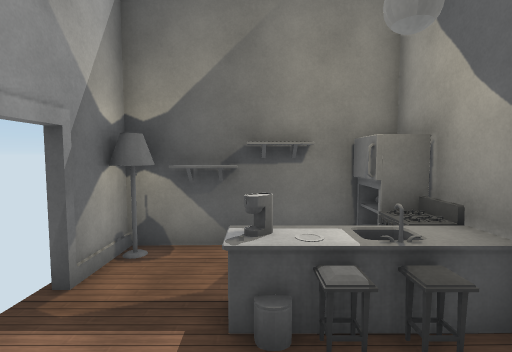
view 1 (above)

16 first-person views from a walk through a scene from a Unity 3-D project. The camera is 1.5 m above the floor, tilts 4° down and sees 85° across. The floor is counted in squares, 1 m on a side. Each view is taken from the middle of a square. On the plan, view 1 faces up. The plan holds only what a view shows up to about 14 squares ahead; the rest is blank. The place goes on beyond the plan. The player is left out. Door leaves are left out, so doorways stand open. Surface patterns are stand-ins for the level's own textures.

view 2
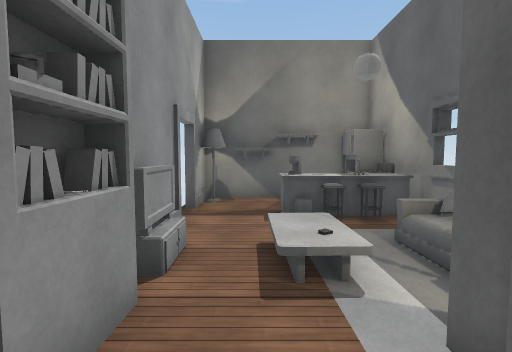

view 3
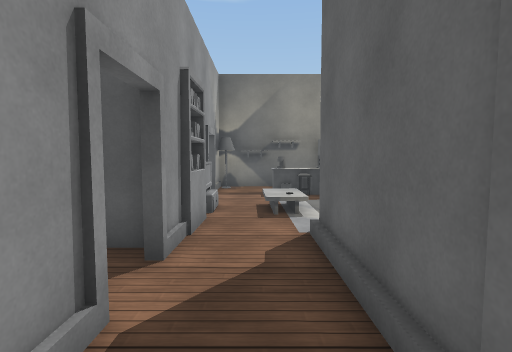

view 4
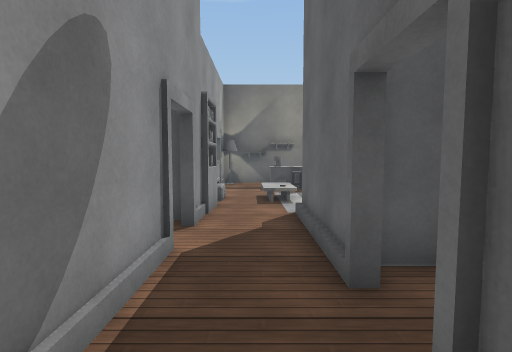

view 5
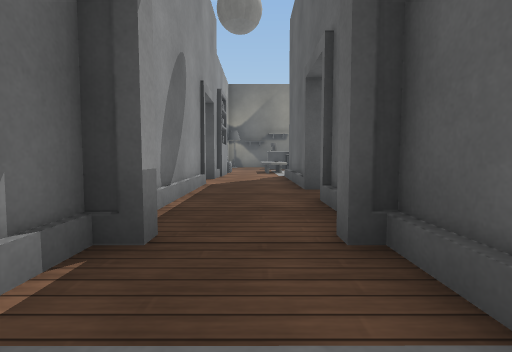

view 6
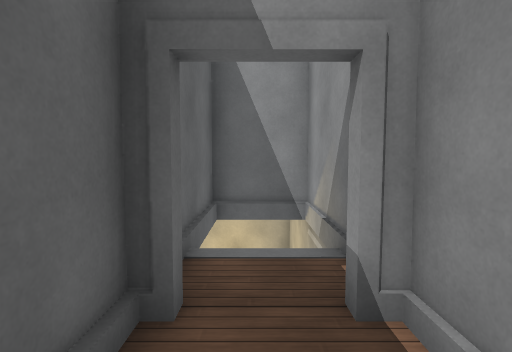

view 7
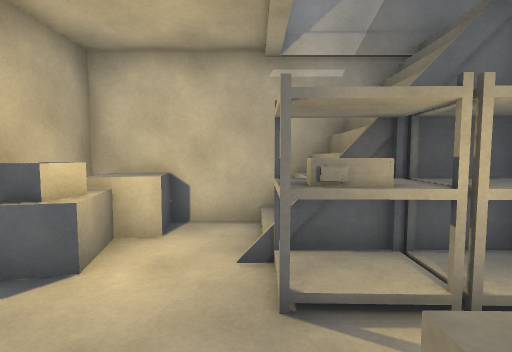

view 8
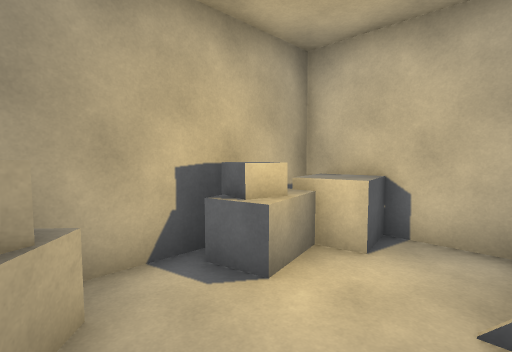

view 9
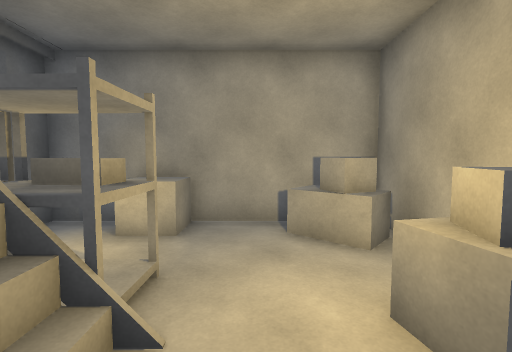

view 10
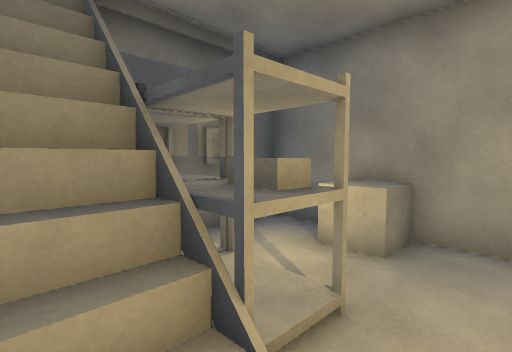

view 11
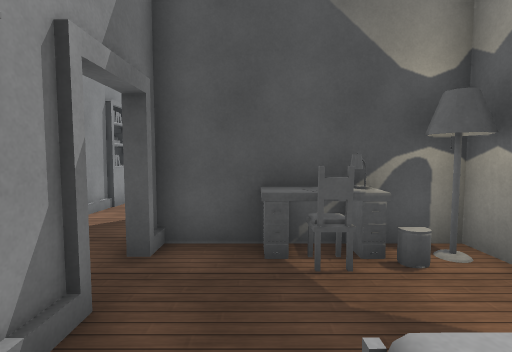

view 12
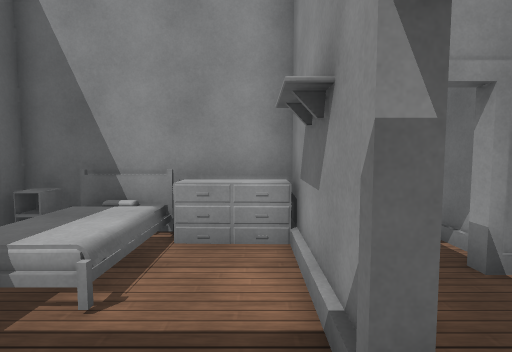

view 13
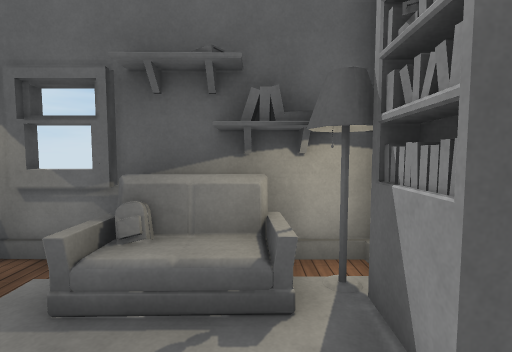

view 14
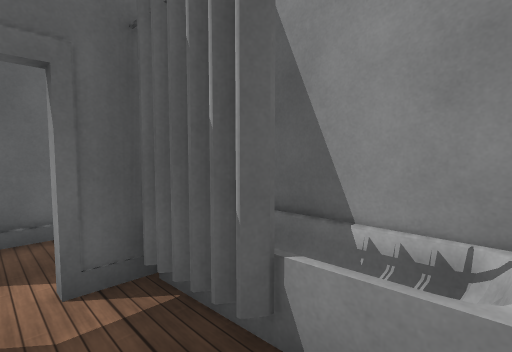

view 15
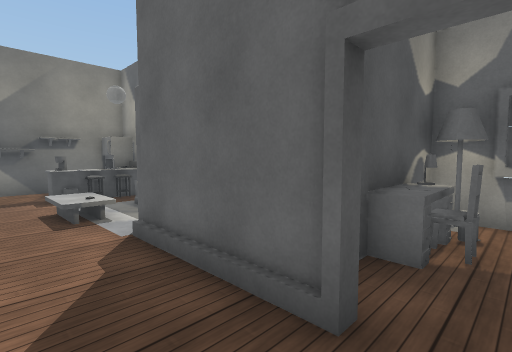

view 16
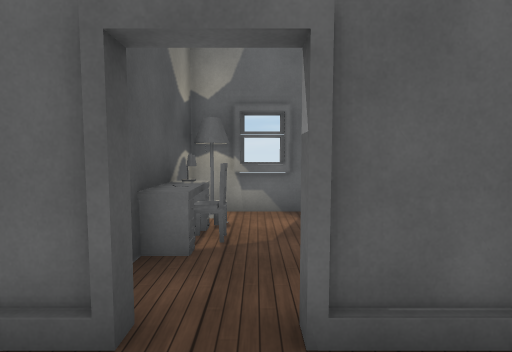

### Floor plan
Key: @ floor where view 1 was taken; # wall or solid block; . main floor; - floor 4 m lower than the main floor; / step, stairs or slope; D open door; = window, fence, low wall or low ledge; ^ raised ledge; v drop or lower ground; O other object.
Columns run from 6 left of view 1 to 5 right of it. Each row starts with its distance up from view 1.
  6    #OO#ODO
  5    #....OO
  4    D..OOO#
  3    D..OOO#
  2    #.....=
  1    #.//.=#
  0    #=/@.=O
 -1    #../.=O
 -2    #O..OOO
 -3    #..## v
 -4    DD.#
 -5 . .DD.#
 -6  .###.#####v
 -7 ^^^#..D.OOOO
 -8 ####..D....#
 -9    #..#....#
-10    #..#..OO
-11     DD#..OO
-12    =..######
-13     #/###--#
-14    #//##--O
-15    #//OO-OO
-16    #///O---#
-17    #-------#
-18     OOO--OO
-19     OOOO=OO
-20     #######

Where each view was taken, in squares from view 1:
view 1: 0 up, 0 right, facing up
view 2: 4 down, 1 left, facing up
view 3: 8 down, 1 left, facing up
view 4: 10 down, 1 left, facing up
view 5: 13 down, 1 left, facing up
view 6: 8 down, 1 left, facing down
view 7: 16 down, 4 right, facing left
view 8: 16 down, 3 right, facing down-left
view 9: 17 down, 2 left, facing right
view 10: 17 down, 1 left, facing up-right
view 11: 11 down, 2 right, facing up
view 12: 7 down, 1 right, facing down
view 13: 1 down, 1 left, facing right
view 14: 5 down, 6 left, facing down-right
view 15: 8 down, 2 left, facing up-right
view 16: 8 down, 2 left, facing right
